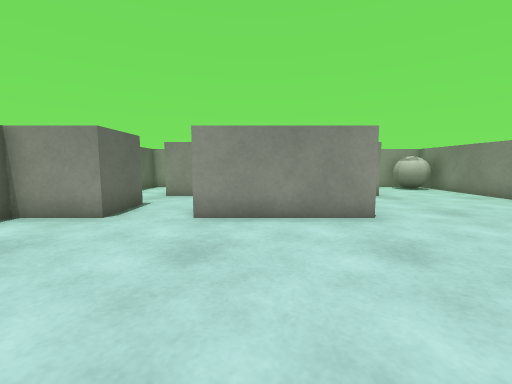
[1] (above)

14 first-person views from a walk through a Unity game level. The camera is 0.58 m above the floor, tilts 6° down and sees 90° across. The floor is counted in squares, 0.5 m on a side. Each view is taken from the middle of a square. On the plan, view 1 faces up. The plan holds only what a view shows up to about 12 squares ahead; the rest is blank. The place goes on beyond the plan. Surface patterns are stand-ins for the level's own textures.

[2]
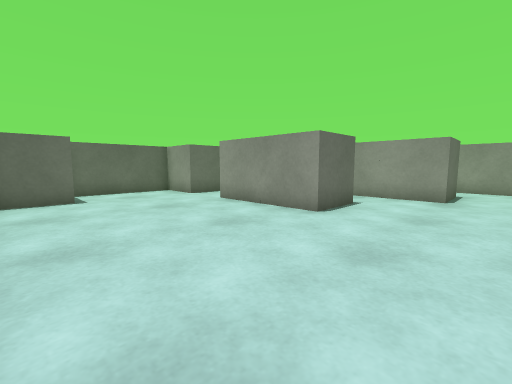

[3]
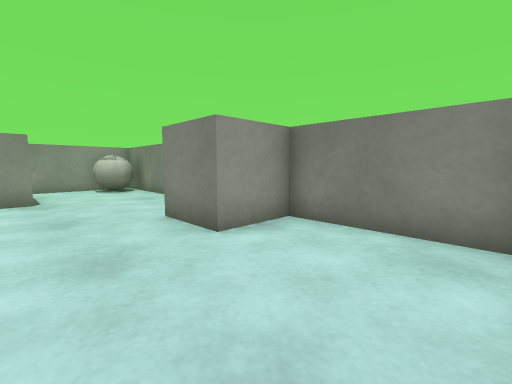

[4]
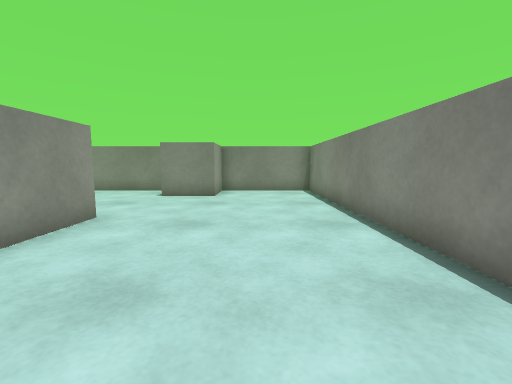

[5]
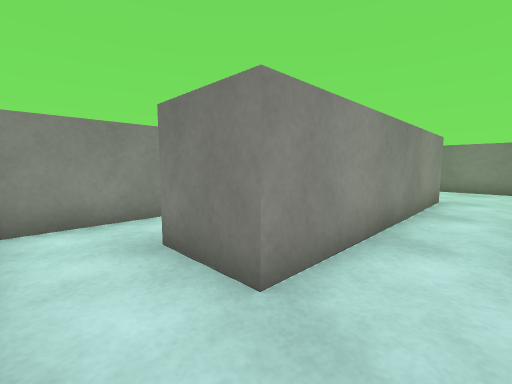

[6]
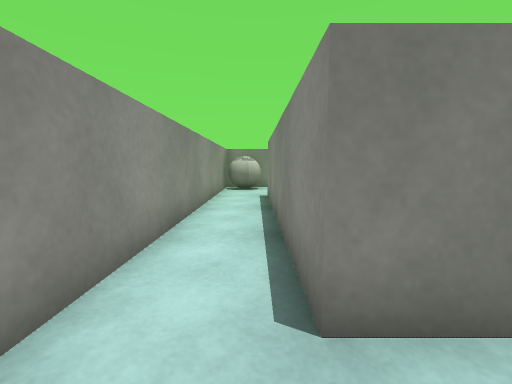

[7]
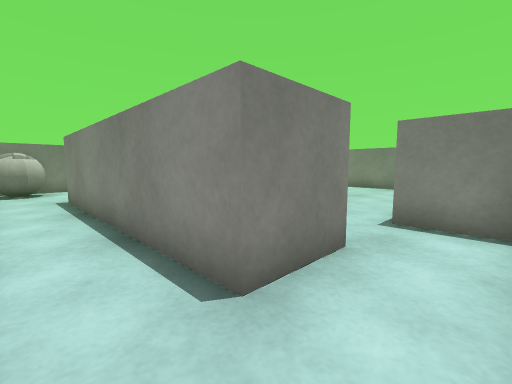

[8]
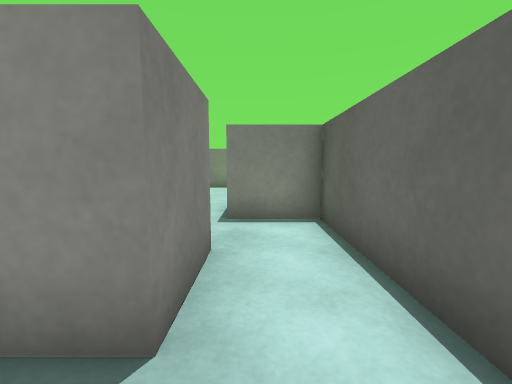

[9]
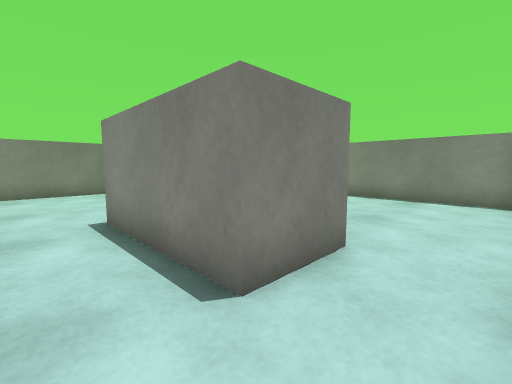

[10]
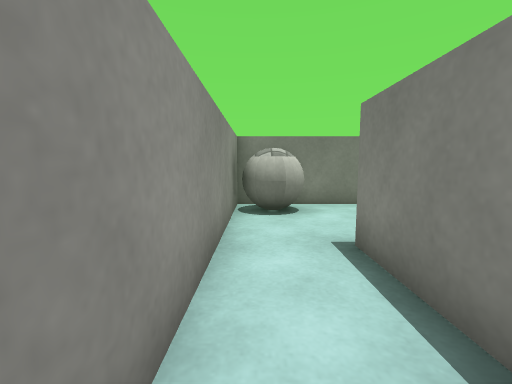

[11]
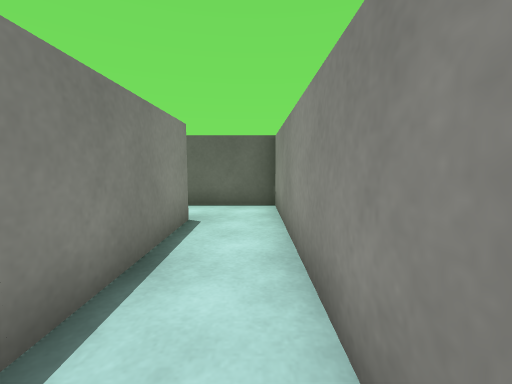

[12]
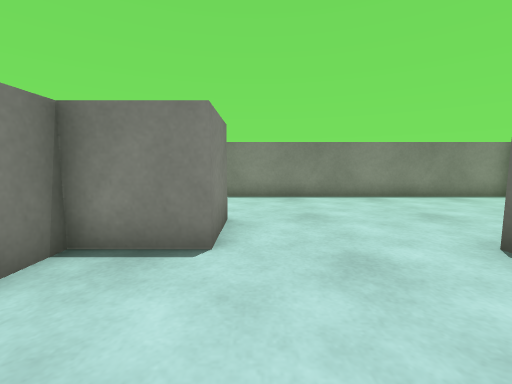

[13]
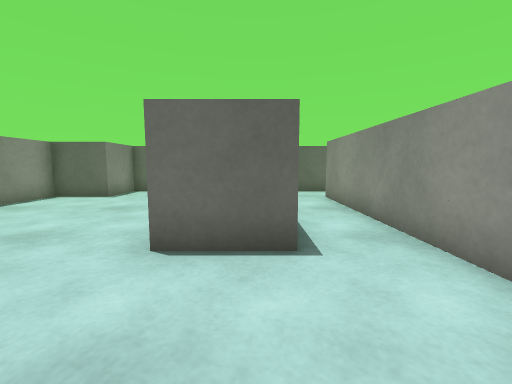

[14]
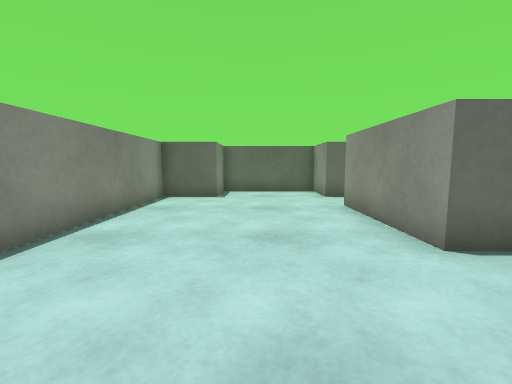

### Floor plan
Points are (right, up) in squares from view 1. A wall is a line through its corners. A room is listed if a view was taken in it or the views show most of it. See-through windows are left out.
Room 1 (views 1, 2, 3, 4, 5, 6, 7, 8, 9, 10, 11, 12, 13, 14)
walls: (2.6, 5.6) (-1.4, 5.6) (-1.4, 7.6) (2.6, 7.6) (2.6, 5.6); (6.6, 5.6) (8.6, 5.6) (8.6, 13.6) (-5.4, 13.6) (-5.4, 7.6) (-3.4, 7.6) (-3.4, 5.6) (-5.4, 5.6) (-5.4, 1.6) (-3.4, 1.6) (-3.4, -0.4) (8.6, -0.4) (8.6, 3.6) (6.6, 3.6) (6.6, 5.6); (4.6, 9.6) (-3.4, 9.6) (-3.4, 11.6) (4.6, 11.6) (4.6, 9.6)
objects: ball (7, 12) to (8, 13)

Where each view was taken, in squares from view 1:
view 1: 0 up, 0 right, facing up
view 2: 0 up, 6 right, facing up-left
view 3: 0 up, 4 right, facing up-right
view 4: 2 up, 3 left, facing right
view 5: 8 up, 5 left, facing up-right
view 6: 12 up, 5 left, facing right
view 7: 13 up, 5 left, facing down-right
view 8: 13 up, 4 left, facing down
view 9: 9 up, 3 left, facing down-right
view 10: 13 up, 1 right, facing right
view 11: 13 up, 2 right, facing left
view 12: 9 up, 6 right, facing down
view 13: 7 up, 6 right, facing left
view 14: 3 up, 6 right, facing left
